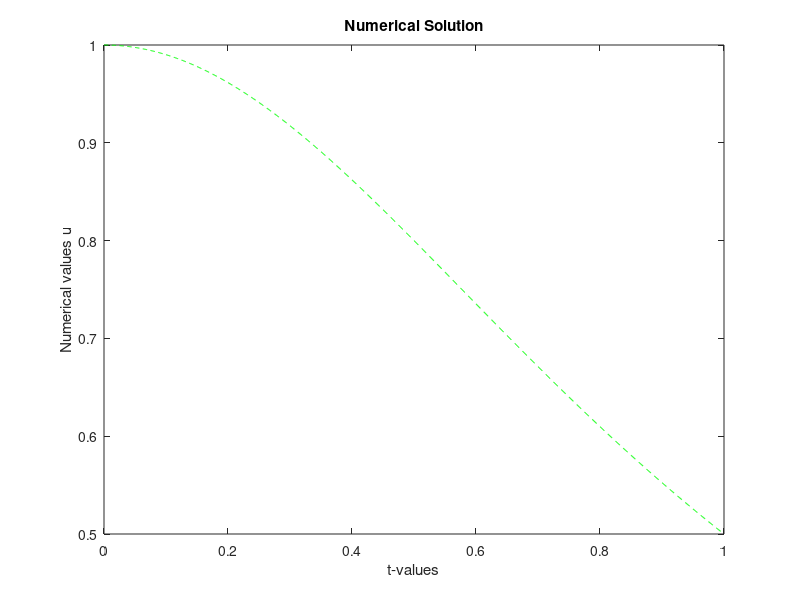
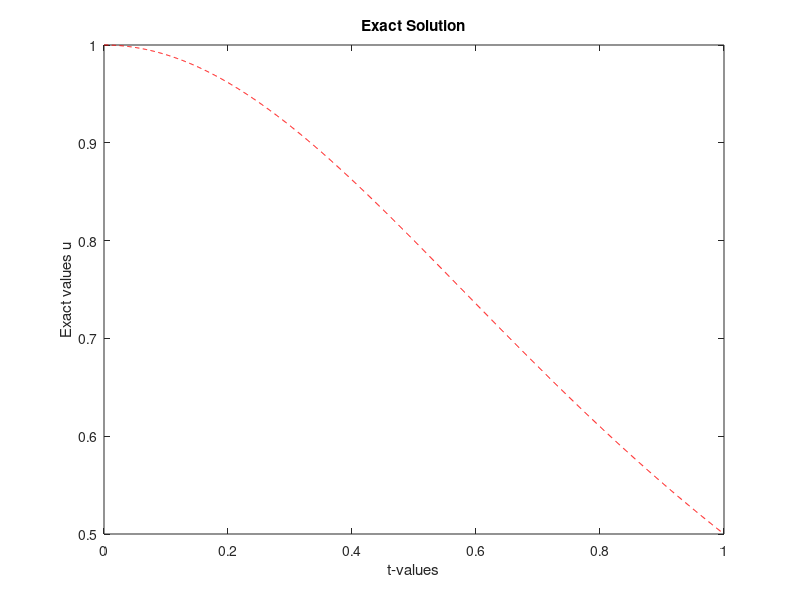
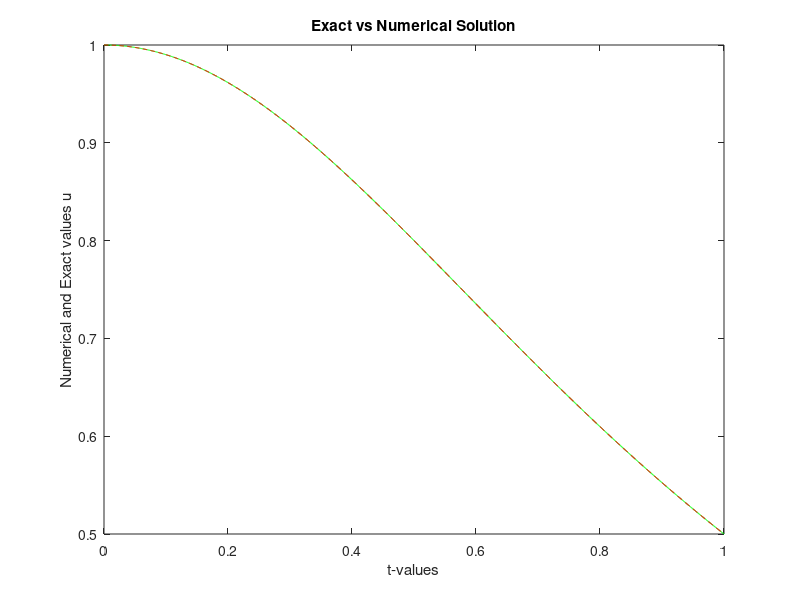

These figures' MATLAB source, in order:
%%%%%%%%%%%%%%%%%%%%%%%%%%%%%%%%%%%%%%%%%%%%%%%%%%%%%%%%%%%%%%%%%%%%%%%%%%%
% Numerical Solution of a Nonlinear Initial Value Problem
% using the Taylor Series Method
%
% Differential Equation:
%     du/dt = -2*t*u^2
%
% Exact Solution:
%     u(t) = 1/(1+t^2)
%
% Problem Type:
%     Nonlinear Initial Value Problem (IVP)
%
% Numerical Method:
%     Taylor Series Method
%
% Language:
%     MATLAB
%
% Developed as part of the coursework for
% Numerical Methods for Ordinary Differential Equations
% M.Sc. Applied Mathematics
% South Asian University
%
% Author: Kshitij Bahukhandi
%%%%%%%%%%%%%%%%%%%%%%%%%%%%%%%%%%%%%%%%%%%%%%%%%%%%%%%%%%%%%%%%%%%%%%%%%%%


  clear all;  % clear all variables in memory
  N=10; 
  for I=1:8
  H=1.0/N;
  disp('Numerical Solution for IVP Using Taylor Series Method');
  disp('    ');
  fprintf('N=%4.2f, H=%6.4f\n',N,H);
  disp('  ');
  % Formation of Nodal Points
    for L=1:N+1
          T(L)=(L-1)*H;   
    end 
    % Exact Solution & RHS function
    for L=1:N+1
        EU(L)= 1.0/(1+T(L)*T(L)); 
    end
    % Initial conditions
 %   U(1)=EU(1);
    U(1)=1.0;
     tic  % CPU time starts
    % Solution at advanced time
       for L=1:N 
           T0=T(L); U0=U(L);
           DU1= -2*T0*U0*U0;
           DU2= -2*(U0*U0+2*T0*U0*DU1);
           DU3= -4*(2*U0*DU1+T0*(DU1*DU1+U0*DU2));
           DU4= -4*(3*DU1*DU1+3*U0*DU2+T0*(3*DU1*DU2+U0*DU3));
      %--- Second order approximation     
           U(L+1)=U(L)+H*DU1+0.5*H*H*DU2;
      %-----Third order approximation
           U(L+1)=U(L)+H*DU1+0.5*H*H*DU2+H*H*H*DU3/6;
      %-----fourth order approximation
           U(L+1)=U(L)+H*DU1+0.5*H*H*DU2+H*H*H*(DU3/6)+H*H*H*H*(DU4/24);
       end 
  % Calculate Errors
        ERU=abs(U(N+1)-EU(N+1));
     % Print errors
       fprintf('N=%4.2f, ERU=%10.4e\n',N,ERU);
  disp('  ');
  N=2*N;
  end
   toc  % CPU time ends
    % Plot the results
  figure(1);
  plot(T,U,'--g'); 
  xlabel('t-values');
  ylabel('Numerical values u');
  title('Numerical Solution')
  figure (2);
  plot(T,EU,'--r');
  xlabel('t-values');
  ylabel('Exact values u');
  title ('Exact Solution')
  figure (3);
  plot(T,U,'-g',T,EU,'--r');
  xlabel('t-values');
  ylabel('Numerical and Exact values u');
  title ('Exact vs Numerical Solution')
